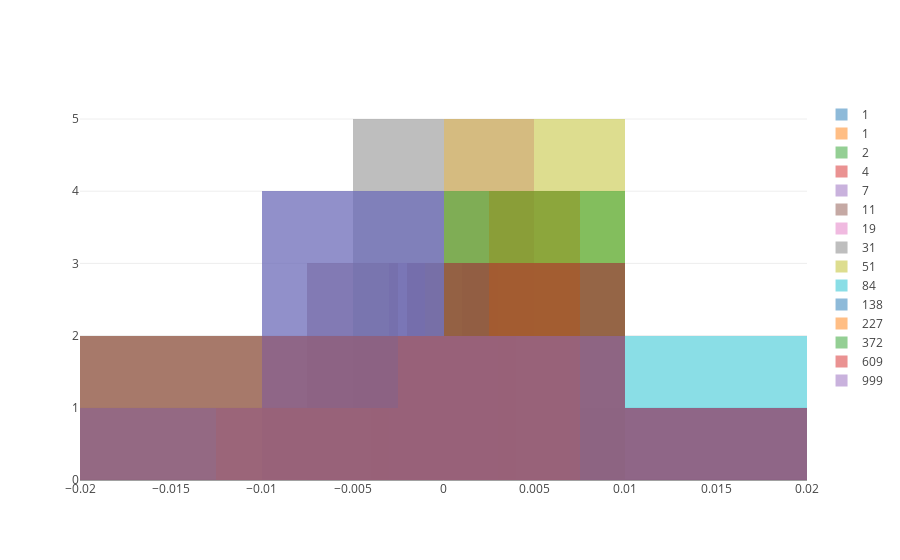

This figure's notebook cell:
### Markdown cell above
## Plot of how the distribution changes

### Code cell
data = []
for ts in np.logspace(0, np.log10(num_tsteps - 1), 15, dtype=np.int):
    sim = np.convolve(similarity[:, ts], np.array([1]*3) / 3, 'valid')
    trace = go.Histogram(name=ts,
                         x=sim - sim.mean(), opacity=.5,
                         )
    data.append(trace)

layout = go.Layout(barmode='overlay')
fig = go.Figure(data=data, layout=layout)

py.iplot(fig)  # filename='overlaid histogram')

### Figure 1 — Plotly figure (JSON) as saved in the notebook; plotly's stock layout.template omitted (floating-point values rounded to 4 significant figures)
{"data": [{"name": 1, "opacity": 0.5, "type": "histogram", "x": [0.002917, 0.002583, 0.0009167, 0.0005833, -0.001083, -8.333e-05, -0.00275, -0.003083]}, {"name": 1, "opacity": 0.5, "type": "histogram", "x": [0.002917, 0.002583, 0.0009167, 0.0005833, -0.001083, -8.333e-05, -0.00275, -0.003083]}, {"name": 2, "opacity": 0.5, "type": "histogram", "x": [0.003208, 0.002542, -0.000125, 0.0005417, -0.001125, -0.0004583, -0.002125, -0.002458]}, {"name": 4, "opacity": 0.5, "type": "histogram", "x": [0.003417, 0.002417, 8.333e-05, 8.333e-05, -0.0009167, -0.001583, -0.00125, -0.00225]}, {"name": 7, "opacity": 0.5, "type": "histogram", "x": [0.001333, 0.0003333, -0.0003333, -0.002333, -0.001333, -0.001333, 0.001667, 0.002]}, {"name": 11, "opacity": 0.5, "type": "histogram", "x": [0.003292, 0.002958, 0.003292, -0.003042, -0.002708, -0.005042, 0.000625, 0.000625]}, {"name": 19, "opacity": 0.5, "type": "histogram", "x": [0.001583, 0.001917, 0.002917, -0.00175, -0.00275, -0.00575, 0.001917, 0.001917]}, {"name": 31, "opacity": 0.5, "type": "histogram", "x": [-0.001208, 0.003458, 0.006125, 0.004458, -0.000875, -0.004208, -0.003875, -0.003875]}, {"name": 51, "opacity": 0.5, "type": "histogram", "x": [8.333e-05, 0.003083, 0.005417, 0.008083, 0.007417, -0.001583, -0.01125, -0.01125]}, {"name": 84, "opacity": 0.5, "type": "histogram", "x": [-0.004625, 0.003375, 0.01238, 0.01304, 0.005375, -0.004292, -0.01429, -0.01096]}, {"name": 138, "opacity": 0.5, "type": "histogram", "x": [-0.004958, 0.003375, 0.01671, 0.005708, 0.001042, -0.004958, -0.007625, -0.009292]}, {"name": 227, "opacity": 0.5, "type": "histogram", "x": [-0.0007083, 0.003958, 0.005292, 0.003292, 0.002958, 0.000625, -0.005375, -0.01004]}, {"name": 372, "opacity": 0.5, "type": "histogram", "x": [0.001625, 0.005958, 0.01296, -0.004375, 0.0009583, -0.009042, 0.003292, -0.01138]}, {"name": 609, "opacity": 0.5, "type": "histogram", "x": [-0.01588, -0.003542, 0.007125, -0.01121, -0.004208, 0.0007917, 0.01879, 0.008125]}, {"name": 999, "opacity": 0.5, "type": "histogram", "x": [-0.01292, 0.005083, 0.009417, 0.01042, -0.0005833, -0.005917, -0.00225, -0.00325]}], "layout": {"barmode": "overlay"}}
